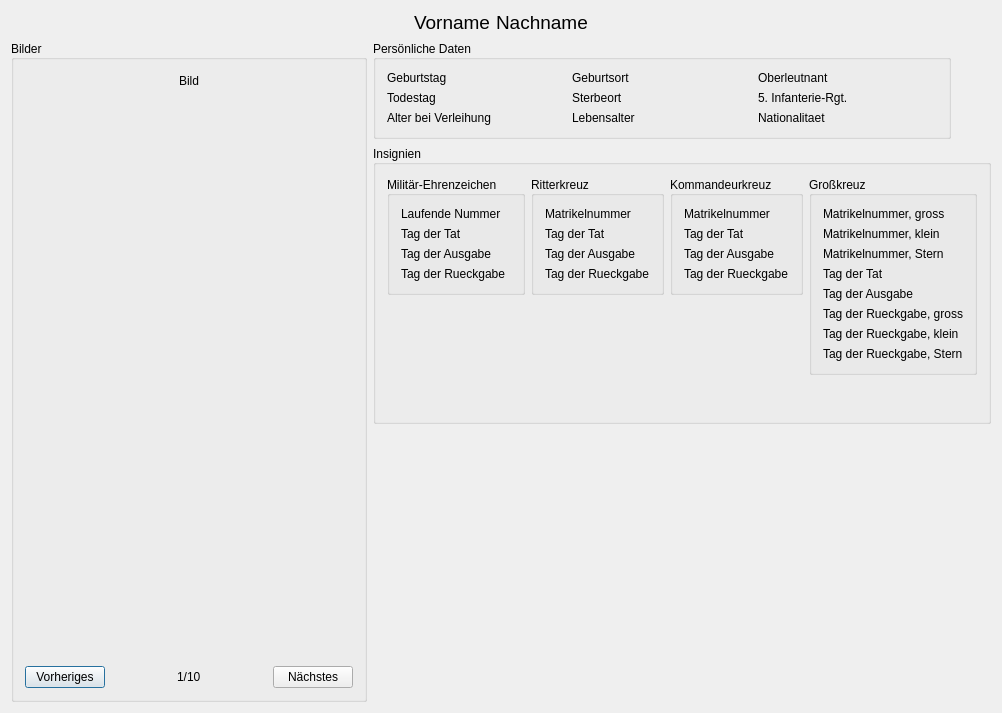
<?xml version="1.0" encoding="UTF-8"?>
<ui version="4.0">
 <class>TraegerDialogClass</class>
 <widget class="QDialog" name="TraegerDialogClass">
  <property name="geometry">
   <rect>
    <x>0</x>
    <y>0</y>
    <width>1002</width>
    <height>713</height>
   </rect>
  </property>
  <property name="windowTitle">
   <string>Träger</string>
  </property>
  <layout class="QGridLayout" name="gridLayout_7">
   <item row="0" column="0">
    <layout class="QVBoxLayout" name="verticalLayout_7">
     <item>
      <layout class="QHBoxLayout" name="horizontalLayout_5">
       <item>
        <spacer name="horizontalSpacer_7">
         <property name="orientation">
          <enum>Qt::Orientation::Horizontal</enum>
         </property>
         <property name="sizeHint" stdset="0">
          <size>
           <width>40</width>
           <height>20</height>
          </size>
         </property>
        </spacer>
       </item>
       <item>
        <widget class="QLabel" name="label_32">
         <property name="font">
          <font>
           <pointsize>14</pointsize>
          </font>
         </property>
         <property name="text">
          <string>Vorname</string>
         </property>
        </widget>
       </item>
       <item>
        <widget class="QLabel" name="label_33">
         <property name="font">
          <font>
           <pointsize>14</pointsize>
           <bold>false</bold>
          </font>
         </property>
         <property name="text">
          <string>Nachname</string>
         </property>
        </widget>
       </item>
       <item>
        <spacer name="horizontalSpacer_8">
         <property name="orientation">
          <enum>Qt::Orientation::Horizontal</enum>
         </property>
         <property name="sizeHint" stdset="0">
          <size>
           <width>40</width>
           <height>20</height>
          </size>
         </property>
        </spacer>
       </item>
      </layout>
     </item>
     <item>
      <layout class="QHBoxLayout" name="horizontalLayout_4">
       <item>
        <widget class="QGroupBox" name="groupBox_6">
         <property name="title">
          <string>Bilder</string>
         </property>
         <property name="alignment">
          <set>Qt::AlignmentFlag::AlignLeading|Qt::AlignmentFlag::AlignLeft|Qt::AlignmentFlag::AlignVCenter</set>
         </property>
         <property name="flat">
          <bool>false</bool>
         </property>
         <layout class="QVBoxLayout" name="verticalLayout_5">
          <item>
           <layout class="QHBoxLayout" name="horizontalLayout_2">
            <item>
             <spacer name="horizontalSpacer_3">
              <property name="orientation">
               <enum>Qt::Orientation::Horizontal</enum>
              </property>
              <property name="sizeHint" stdset="0">
               <size>
                <width>40</width>
                <height>20</height>
               </size>
              </property>
             </spacer>
            </item>
            <item>
             <widget class="QLabel" name="label_31">
              <property name="text">
               <string>Bild</string>
              </property>
             </widget>
            </item>
            <item>
             <spacer name="horizontalSpacer_4">
              <property name="orientation">
               <enum>Qt::Orientation::Horizontal</enum>
              </property>
              <property name="sizeHint" stdset="0">
               <size>
                <width>40</width>
                <height>20</height>
               </size>
              </property>
             </spacer>
            </item>
           </layout>
          </item>
          <item>
           <spacer name="verticalSpacer_5">
            <property name="orientation">
             <enum>Qt::Orientation::Vertical</enum>
            </property>
            <property name="sizeHint" stdset="0">
             <size>
              <width>20</width>
              <height>40</height>
             </size>
            </property>
           </spacer>
          </item>
          <item>
           <layout class="QHBoxLayout" name="horizontalLayout">
            <item>
             <widget class="QPushButton" name="pushButton_2">
              <property name="text">
               <string>Vorheriges</string>
              </property>
             </widget>
            </item>
            <item>
             <spacer name="horizontalSpacer">
              <property name="orientation">
               <enum>Qt::Orientation::Horizontal</enum>
              </property>
              <property name="sizeHint" stdset="0">
               <size>
                <width>40</width>
                <height>20</height>
               </size>
              </property>
             </spacer>
            </item>
            <item>
             <widget class="QLabel" name="label_30">
              <property name="text">
               <string>1/10</string>
              </property>
             </widget>
            </item>
            <item>
             <spacer name="horizontalSpacer_2">
              <property name="orientation">
               <enum>Qt::Orientation::Horizontal</enum>
              </property>
              <property name="sizeHint" stdset="0">
               <size>
                <width>40</width>
                <height>20</height>
               </size>
              </property>
             </spacer>
            </item>
            <item>
             <widget class="QPushButton" name="pushButton">
              <property name="text">
               <string>Nächstes</string>
              </property>
             </widget>
            </item>
           </layout>
          </item>
         </layout>
        </widget>
       </item>
       <item>
        <layout class="QVBoxLayout" name="verticalLayout_6">
         <item>
          <layout class="QHBoxLayout" name="horizontalLayout_3">
           <item>
            <widget class="QGroupBox" name="box_persoenliche_daten">
             <property name="title">
              <string>Persönliche Daten</string>
             </property>
             <property name="alignment">
              <set>Qt::AlignmentFlag::AlignLeading|Qt::AlignmentFlag::AlignLeft|Qt::AlignmentFlag::AlignVCenter</set>
             </property>
             <property name="flat">
              <bool>false</bool>
             </property>
             <property name="checkable">
              <bool>false</bool>
             </property>
             <layout class="QGridLayout" name="gridLayout">
              <item row="0" column="1">
               <widget class="QLabel" name="label_2">
                <property name="text">
                 <string>Geburtsort</string>
                </property>
               </widget>
              </item>
              <item row="1" column="1">
               <widget class="QLabel" name="label_3">
                <property name="text">
                 <string>Sterbeort</string>
                </property>
               </widget>
              </item>
              <item row="2" column="1">
               <widget class="QLabel" name="label_6">
                <property name="text">
                 <string>Lebensalter</string>
                </property>
               </widget>
              </item>
              <item row="1" column="0">
               <widget class="QLabel" name="label_4">
                <property name="text">
                 <string>Todestag</string>
                </property>
               </widget>
              </item>
              <item row="0" column="2">
               <widget class="QLabel" name="label_8">
                <property name="text">
                 <string>Oberleutnant</string>
                </property>
               </widget>
              </item>
              <item row="0" column="0">
               <widget class="QLabel" name="label">
                <property name="text">
                 <string>Geburtstag</string>
                </property>
               </widget>
              </item>
              <item row="2" column="0">
               <widget class="QLabel" name="label_5">
                <property name="text">
                 <string>Alter bei Verleihung</string>
                </property>
               </widget>
              </item>
              <item row="2" column="2">
               <widget class="QLabel" name="label_7">
                <property name="text">
                 <string>Nationalitaet</string>
                </property>
               </widget>
              </item>
              <item row="1" column="2">
               <widget class="QLabel" name="label_9">
                <property name="text">
                 <string>5. Infanterie-Rgt.</string>
                </property>
               </widget>
              </item>
             </layout>
            </widget>
           </item>
           <item>
            <spacer name="horizontalSpacer_5">
             <property name="orientation">
              <enum>Qt::Orientation::Horizontal</enum>
             </property>
             <property name="sizeType">
              <enum>QSizePolicy::Policy::Ignored</enum>
             </property>
             <property name="sizeHint" stdset="0">
              <size>
               <width>40</width>
               <height>20</height>
              </size>
             </property>
            </spacer>
           </item>
          </layout>
         </item>
         <item>
          <widget class="QGroupBox" name="groupBox">
           <property name="title">
            <string>Insignien</string>
           </property>
           <property name="alignment">
            <set>Qt::AlignmentFlag::AlignLeading|Qt::AlignmentFlag::AlignLeft|Qt::AlignmentFlag::AlignVCenter</set>
           </property>
           <layout class="QGridLayout" name="gridLayout_2">
            <item row="0" column="2">
             <layout class="QVBoxLayout" name="verticalLayout_3">
              <item>
               <widget class="QGroupBox" name="groupBox_4">
                <property name="title">
                 <string>Kommandeurkreuz</string>
                </property>
                <property name="alignment">
                 <set>Qt::AlignmentFlag::AlignLeading|Qt::AlignmentFlag::AlignLeft|Qt::AlignmentFlag::AlignVCenter</set>
                </property>
                <layout class="QGridLayout" name="gridLayout_5">
                 <item row="0" column="0">
                  <widget class="QLabel" name="label_20">
                   <property name="text">
                    <string>Matrikelnummer</string>
                   </property>
                  </widget>
                 </item>
                 <item row="1" column="0">
                  <widget class="QLabel" name="label_19">
                   <property name="text">
                    <string>Tag der Tat</string>
                   </property>
                  </widget>
                 </item>
                 <item row="2" column="0">
                  <widget class="QLabel" name="label_18">
                   <property name="text">
                    <string>Tag der Ausgabe</string>
                   </property>
                  </widget>
                 </item>
                 <item row="3" column="0">
                  <widget class="QLabel" name="label_21">
                   <property name="text">
                    <string>Tag der Rueckgabe</string>
                   </property>
                  </widget>
                 </item>
                </layout>
               </widget>
              </item>
              <item>
               <spacer name="verticalSpacer_3">
                <property name="orientation">
                 <enum>Qt::Orientation::Vertical</enum>
                </property>
                <property name="sizeHint" stdset="0">
                 <size>
                  <width>20</width>
                  <height>0</height>
                 </size>
                </property>
               </spacer>
              </item>
             </layout>
            </item>
            <item row="0" column="3">
             <layout class="QVBoxLayout" name="verticalLayout_4">
              <item>
               <widget class="QGroupBox" name="groupBox_5">
                <property name="title">
                 <string>Großkreuz</string>
                </property>
                <property name="alignment">
                 <set>Qt::AlignmentFlag::AlignLeading|Qt::AlignmentFlag::AlignLeft|Qt::AlignmentFlag::AlignVCenter</set>
                </property>
                <layout class="QGridLayout" name="gridLayout_6">
                 <item row="4" column="0">
                  <widget class="QLabel" name="label_26">
                   <property name="text">
                    <string>Tag der Ausgabe</string>
                   </property>
                  </widget>
                 </item>
                 <item row="6" column="0">
                  <widget class="QLabel" name="label_28">
                   <property name="text">
                    <string>Tag der Rueckgabe, klein</string>
                   </property>
                  </widget>
                 </item>
                 <item row="1" column="0">
                  <widget class="QLabel" name="label_23">
                   <property name="text">
                    <string>Matrikelnummer, klein</string>
                   </property>
                  </widget>
                 </item>
                 <item row="3" column="0">
                  <widget class="QLabel" name="label_25">
                   <property name="text">
                    <string>Tag der Tat</string>
                   </property>
                  </widget>
                 </item>
                 <item row="5" column="0">
                  <widget class="QLabel" name="label_27">
                   <property name="text">
                    <string>Tag der Rueckgabe, gross</string>
                   </property>
                  </widget>
                 </item>
                 <item row="2" column="0">
                  <widget class="QLabel" name="label_24">
                   <property name="text">
                    <string>Matrikelnummer, Stern</string>
                   </property>
                  </widget>
                 </item>
                 <item row="0" column="0">
                  <widget class="QLabel" name="label_22">
                   <property name="text">
                    <string>Matrikelnummer, gross</string>
                   </property>
                  </widget>
                 </item>
                 <item row="7" column="0">
                  <widget class="QLabel" name="label_29">
                   <property name="text">
                    <string>Tag der Rueckgabe, Stern</string>
                   </property>
                  </widget>
                 </item>
                </layout>
               </widget>
              </item>
              <item>
               <spacer name="verticalSpacer_4">
                <property name="orientation">
                 <enum>Qt::Orientation::Vertical</enum>
                </property>
                <property name="sizeHint" stdset="0">
                 <size>
                  <width>20</width>
                  <height>0</height>
                 </size>
                </property>
               </spacer>
              </item>
             </layout>
            </item>
            <item row="0" column="0">
             <layout class="QVBoxLayout" name="verticalLayout">
              <item>
               <widget class="QGroupBox" name="groupBox_2">
                <property name="title">
                 <string>Militär-Ehrenzeichen</string>
                </property>
                <property name="alignment">
                 <set>Qt::AlignmentFlag::AlignLeading|Qt::AlignmentFlag::AlignLeft|Qt::AlignmentFlag::AlignVCenter</set>
                </property>
                <layout class="QGridLayout" name="gridLayout_3">
                 <item row="2" column="0">
                  <widget class="QLabel" name="label_12">
                   <property name="text">
                    <string>Tag der Ausgabe</string>
                   </property>
                  </widget>
                 </item>
                 <item row="1" column="0">
                  <widget class="QLabel" name="label_11">
                   <property name="text">
                    <string>Tag der Tat</string>
                   </property>
                  </widget>
                 </item>
                 <item row="3" column="0">
                  <widget class="QLabel" name="label_13">
                   <property name="text">
                    <string>Tag der Rueckgabe</string>
                   </property>
                  </widget>
                 </item>
                 <item row="0" column="0">
                  <widget class="QLabel" name="label_10">
                   <property name="text">
                    <string>Laufende Nummer</string>
                   </property>
                  </widget>
                 </item>
                </layout>
               </widget>
              </item>
              <item>
               <spacer name="verticalSpacer">
                <property name="orientation">
                 <enum>Qt::Orientation::Vertical</enum>
                </property>
                <property name="sizeType">
                 <enum>QSizePolicy::Policy::Expanding</enum>
                </property>
                <property name="sizeHint" stdset="0">
                 <size>
                  <width>20</width>
                  <height>0</height>
                 </size>
                </property>
               </spacer>
              </item>
             </layout>
            </item>
            <item row="0" column="1">
             <layout class="QVBoxLayout" name="verticalLayout_2">
              <item>
               <widget class="QGroupBox" name="groupBox_3">
                <property name="title">
                 <string>Ritterkreuz</string>
                </property>
                <property name="alignment">
                 <set>Qt::AlignmentFlag::AlignLeading|Qt::AlignmentFlag::AlignLeft|Qt::AlignmentFlag::AlignVCenter</set>
                </property>
                <layout class="QGridLayout" name="gridLayout_4">
                 <item row="1" column="0">
                  <widget class="QLabel" name="label_16">
                   <property name="text">
                    <string>Tag der Tat</string>
                   </property>
                  </widget>
                 </item>
                 <item row="0" column="0">
                  <widget class="QLabel" name="label_14">
                   <property name="text">
                    <string>Matrikelnummer</string>
                   </property>
                  </widget>
                 </item>
                 <item row="3" column="0">
                  <widget class="QLabel" name="label_15">
                   <property name="text">
                    <string>Tag der Rueckgabe</string>
                   </property>
                  </widget>
                 </item>
                 <item row="2" column="0">
                  <widget class="QLabel" name="label_17">
                   <property name="text">
                    <string>Tag der Ausgabe</string>
                   </property>
                  </widget>
                 </item>
                </layout>
               </widget>
              </item>
              <item>
               <spacer name="verticalSpacer_2">
                <property name="orientation">
                 <enum>Qt::Orientation::Vertical</enum>
                </property>
                <property name="sizeHint" stdset="0">
                 <size>
                  <width>20</width>
                  <height>0</height>
                 </size>
                </property>
               </spacer>
              </item>
             </layout>
            </item>
           </layout>
          </widget>
         </item>
         <item>
          <spacer name="verticalSpacer_6">
           <property name="orientation">
            <enum>Qt::Orientation::Vertical</enum>
           </property>
           <property name="sizeHint" stdset="0">
            <size>
             <width>20</width>
             <height>40</height>
            </size>
           </property>
          </spacer>
         </item>
        </layout>
       </item>
      </layout>
     </item>
    </layout>
   </item>
  </layout>
 </widget>
 <layoutdefault spacing="6" margin="11"/>
 <resources/>
 <connections/>
</ui>
